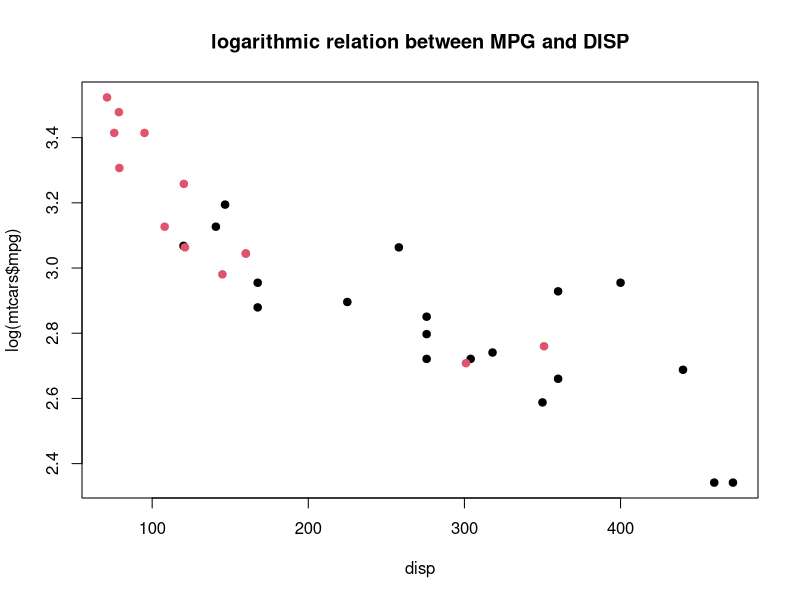
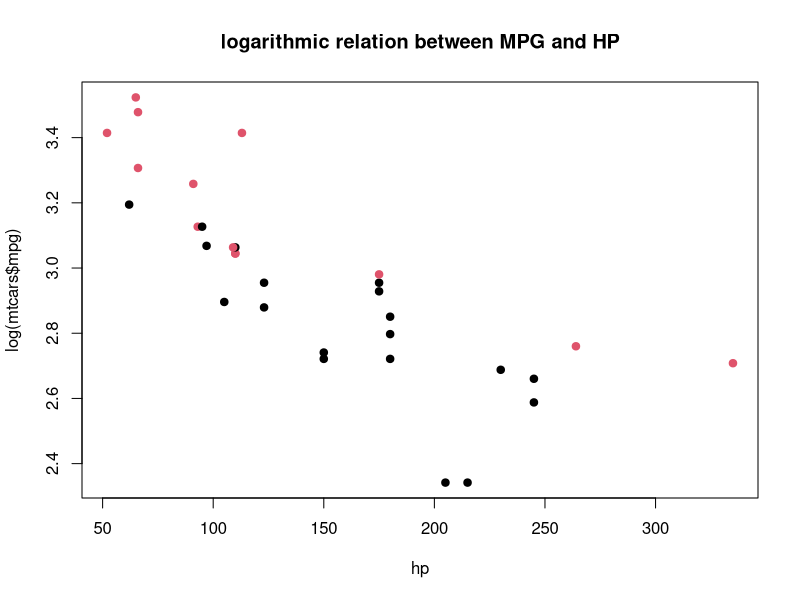
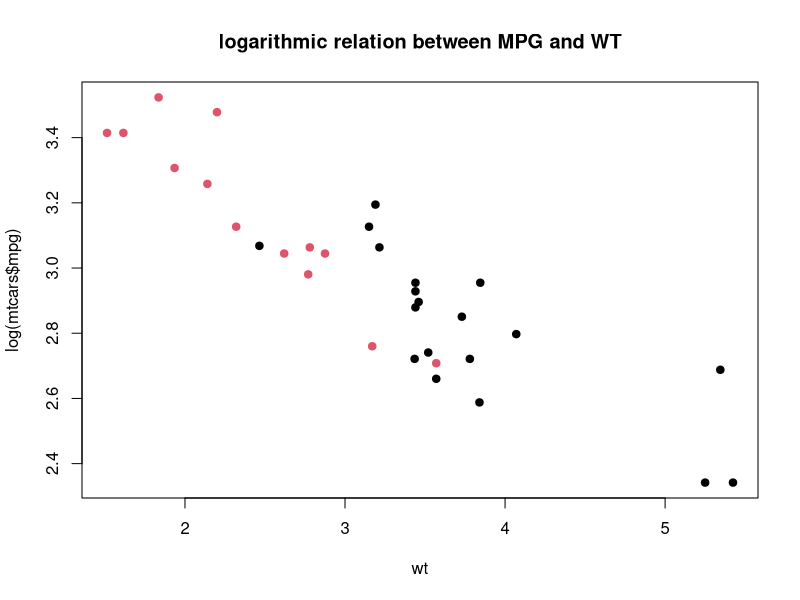
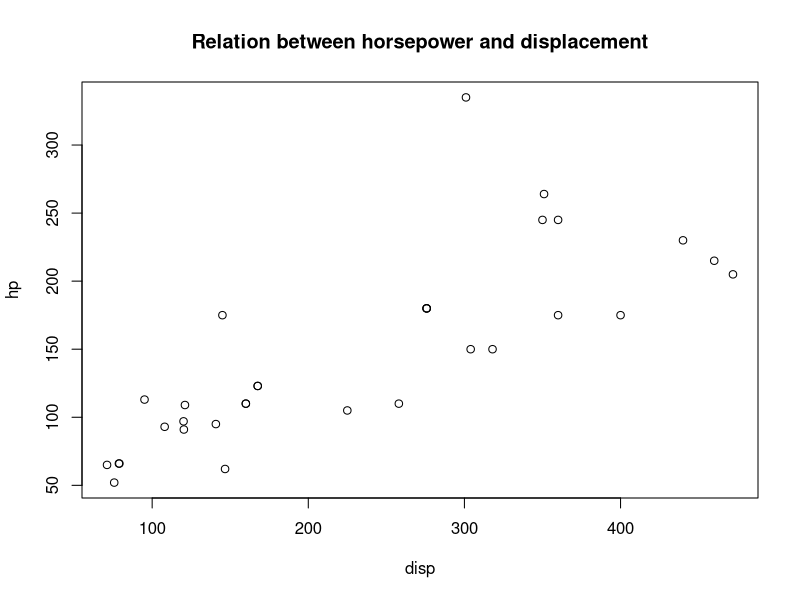
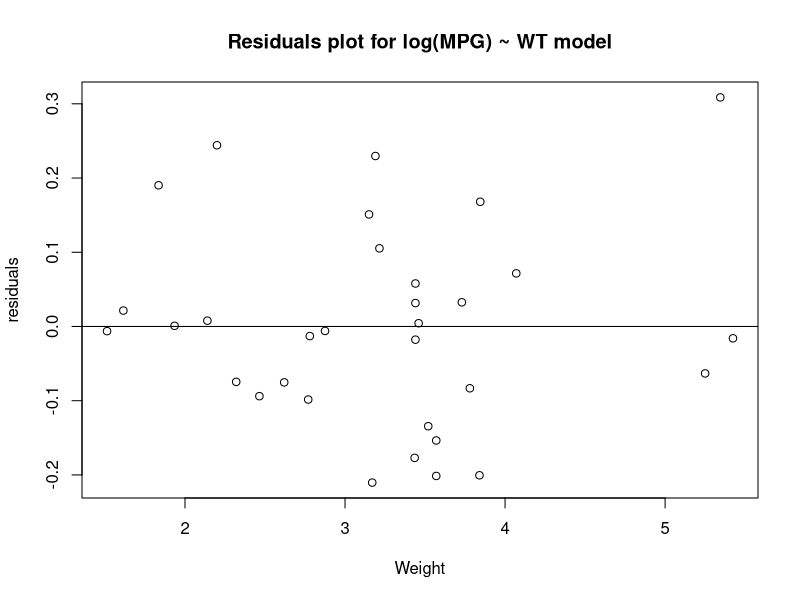
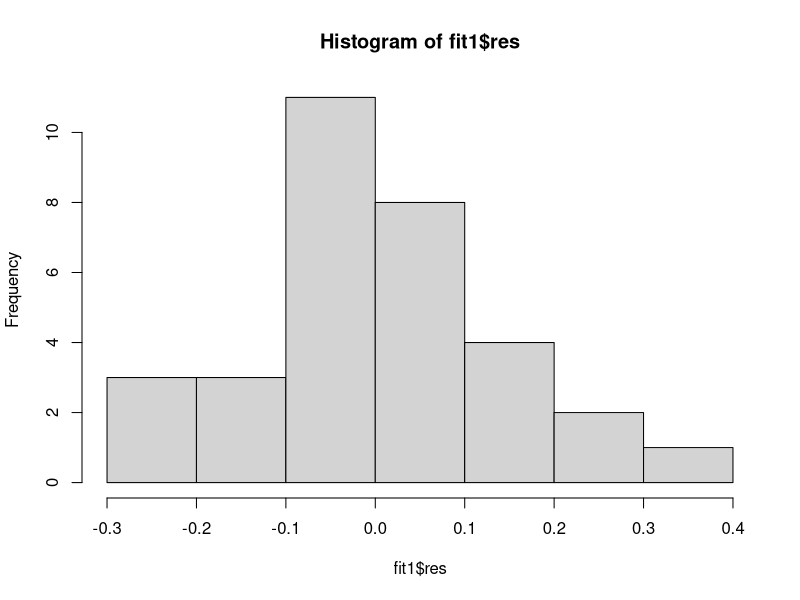
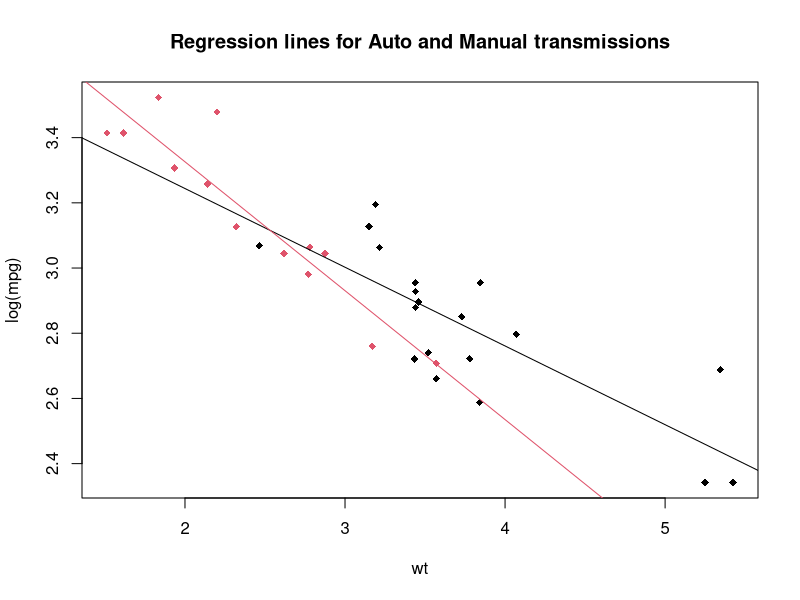
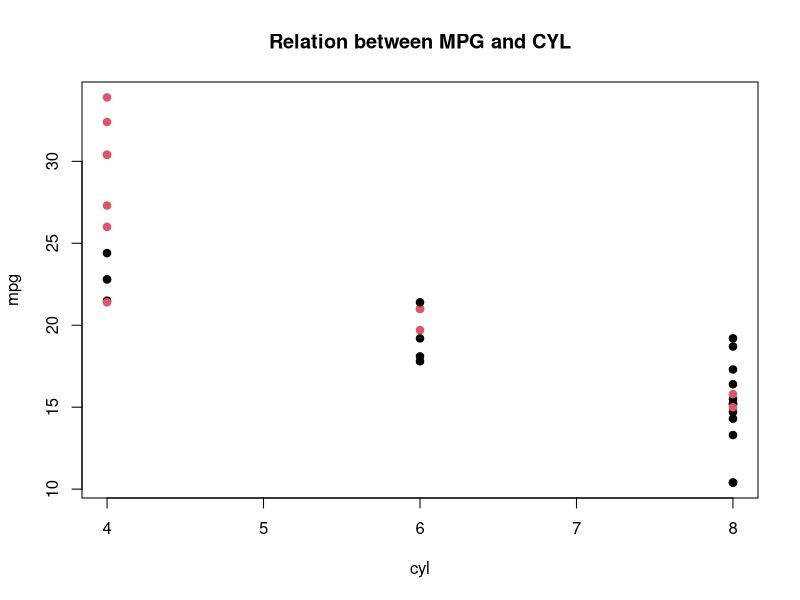

The R script that drew these images, in order:
## ---- chunk 1
knitr::opts_chunk$set(echo = TRUE)
require(ggplot2)

## ---- chunk 2
str(mtcars)
## ---- chunk 3
for (i in c("disp", "hp", "wt")) {
  plot(
    log(mtcars$mpg) ~ mtcars[, i],
    col = factor(mtcars$am), pch = 19, xlab = i,
    main = paste("logarithmic relation between MPG and", toupper(i), sep = " ")
  )
}
## ---- chunk 4
plot(hp ~ disp, data = mtcars, main = "Relation between horsepower and displacement")
## ---- chunk 5
fit1 <- lm(log(mpg) ~ wt, data = mtcars)
fit2 <- lm(log(mpg) ~ wt + disp, data = mtcars)
fit3 <- lm(log(mpg) ~ wt + disp + hp, data = mtcars)
fit.all <- lm(log(mpg) ~ ., data = mtcars)

anova(fit1, fit2, fit3, fit.all)
## ---- chunk 6
summary(fit1)

plot(
  x = mtcars$wt, y = fit1$res, xlab = "Weight", ylab = "residuals",
  main = "Residuals plot for log(MPG) ~ WT model")
abline(0, 0)
hist(fit1$res)
## ---- chunk 7
fit1   <- lm(log(mpg) ~ wt, data = mtcars)
fit1am <- lm(log(mpg) ~ wt + am, data = mtcars)

anova(fit1, fit1am)
## ---- chunk 8
fitA <- lm(log(mpg) ~ wt, data = subset(mtcars, am == 0))
fitM <- lm(log(mpg) ~ wt, data = subset(mtcars, am == 1))

plot(log(mpg) ~ wt, col = factor(am), data = mtcars, pch = 18,
     main = "Regression lines for Auto and Manual transmissions")
#plot(exp(fitA$fitted.values) ~ subset(mtcars, am == 0)$wt)
abline(fitA, col = 1)
abline(fitM, col = 2)

## ---- chunk 9
mwt <- mean(mtcars$wt)
print(paste("Average weight in lbs", round(mwt, 1)*1000))
deltaA <- sum(c(-1, 1) * exp(predict(fitA, data.frame(wt = c(mwt, mwt + 1)))))
deltaM <- sum(c(-1, 1) * exp(predict(fitM, data.frame(wt = c(mwt, mwt + 1)))))
print(paste("Change in MPG with 1000 lbs gain to Average weight for Manual transmission", round(deltaM, 1), sep = " "))
print(paste("Change in MPG with 1000 lbs gain to Average weight for Automatic transmission", round(deltaA, 1), sep = " "))
## ---- chunk 10
cols <- names(mtcars)
cols <- cols[!cols %in% c("mpg")]
par(mfrow = c(1,1))
# sapply(X = cols, FUN = plotx)
for (x in cols) {
  plot(
    mtcars$mpg ~ mtcars[,x], 
    col = factor(mtcars$am), 
    pch = 19, 
    xlab = x, ylab = "mpg",
    main = paste("Relation between MPG and", toupper(x), sep = " ")
  ) 
}
